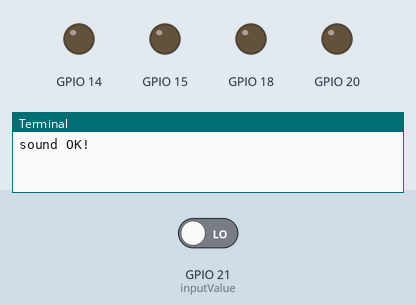
The program below on a simulated Raspberry Pi (BCM pin numbers). Shown: output pins drawn as LEDs (lit = HIGH), the last lines printed to the terminal. The test bench sets the inputs (shaded band); at power-on: GPIO 21 (inputValue) LOW. Sound played through the audio output is not drawn and takes no time.

Above: at 1.2 s.
1.3 s: GPIO 21 (inputValue) driven HIGH
At 2.0 s:
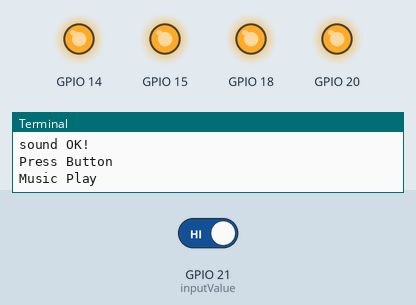
At 6.2 s:
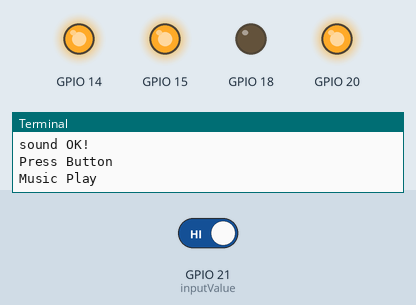
Timing chart, 0 to 20.7 s (numbered marks = the images above; inputs shaded):
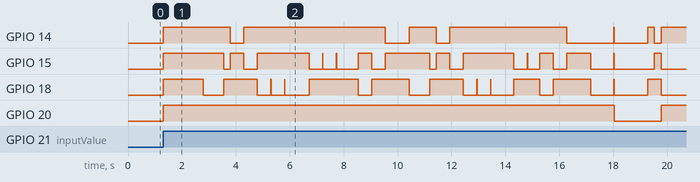

Measured:
- after the input at 1.3 s, GPIO 14: LOW → HIGH at once, → LOW 2.5 s later, → HIGH 0.50 s later, → LOW 5.2 s later, … (13 changes in this stretch); GPIO 15: LOW → HIGH at once, → LOW 2.3 s later, → HIGH 0.25 s later, → LOW 0.50 s later, … (28 changes in this stretch)

The program:

RaspberryP_Miniproject.py
```python
import threading
import RPi.GPIO as GPIO
import time
import pygame

GPIO.setmode(GPIO.BCM)
GPIO.setup(21, GPIO.IN)
GPIO.setup(26, GPIO.IN)
GPIO.setup(14, GPIO.OUT)
GPIO.setup(15, GPIO.OUT)
GPIO.setup(18, GPIO.OUT)
GPIO.setup(20, GPIO.OUT)

isReleased = True
musicCheck = False

pygame.init()
pygame.mixer.music.load("air.mp3")
print("sound OK!")

try:
	while True:
		GPIO.output(14, False)
	    	GPIO.output(15, False)
	    	GPIO.output(18, False)
            	GPIO.output(20, False)
	    	inputValue = GPIO.input(21)

		if (inputValue == True and isReleased == True):
			print("Press Button")
		    	print("Music Play")
		    	pygame.mixer.music.play()
		    	isReleased = False
		    	musicCheck = True

			if(musicCheck == True):
                  		GPIO.output(14, True)
                    		GPIO.output(15, True)
		    		GPIO.output(18, True)
		    		GPIO.output(20, True)
		    		time.sleep(1.5)

		    		GPIO.output(20, True)
		    		GPIO.output(18, False)
				GPIO.output(15, True)
				GPIO.output(14, True)
				time.sleep(0.75)
				GPIO.output(20, True)
				GPIO.output(18, True)
				GPIO.output(15, False)
				GPIO.output(14, True)
				time.sleep(0.25)
				GPIO.output(18, True)
				GPIO.output(15, True)
				GPIO.output(14, False)
                                time.sleep(0.5)
                                GPIO.output(18, True)
				GPIO.output(15, False)
				GPIO.output(14, True)
				time.sleep(0.5)

				GPIO.output(18, False)
				GPIO.output(15, True)
				GPIO.output(14, True)
				time.sleep(0.5)
				GPIO.output(18, True)
				time.sleep(0.01)
				GPIO.output(18, False)
				GPIO.output(15, True)
				GPIO.output(14, True)
				time.sleep(0.5)
				GPIO.output(18, True)
				time.sleep(0.01)
				GPIO.output(18, False)
				GPIO.output(15, True)
				GPIO.output(14, True)
				time.sleep(0.9)

				GPIO.output(18, True)
				GPIO.output(15, False)
				GPIO.output(14, True)
				time.sleep(0.5)
				GPIO.output(15, True)
				time.sleep(0.01)
				GPIO.output(18, True)
				GPIO.output(15, False)
				GPIO.output(14, True)
				time.sleep(0.5)
				GPIO.output(15, True)
				time.sleep(0.01)
				GPIO.output(18, True)
				GPIO.output(15, False)
				GPIO.output(14, True)
				time.sleep(0.8)

				GPIO.output(18, False)
				GPIO.output(15, True)
				GPIO.output(14, True)
				time.sleep(0.5)
				GPIO.output(18, True)
				GPIO.output(15, False)
				GPIO.output(14, True)
				time.sleep(0.5)
				GPIO.output(18, True)
				GPIO.output(15, True)
				GPIO.output(14, False)
				time.sleep(0.9)

				GPIO.output(18, False)
				GPIO.output(15, True)
				GPIO.output(14, True)
				time.sleep(0.75)
				GPIO.output(18, True)
				GPIO.output(15, False)
				GPIO.output(14, True)
				time.sleep(0.25)
				GPIO.output(18, True)
				GPIO.output(15, True)
				GPIO.output(14, False)
                                time.sleep(0.5)
                                GPIO.output(18, True)
				GPIO.output(15, False)
				GPIO.output(14, True)
				time.sleep(0.5)

				GPIO.output(18, False)
				GPIO.output(15, True)
				GPIO.output(14, True)
				time.sleep(0.5)
				GPIO.output(18, True)
				time.sleep(0.01)
				GPIO.output(18, False)
				GPIO.output(15, True)
				GPIO.output(14, True)
				time.sleep(0.5)
				GPIO.output(18, True)
				time.sleep(0.01)
				GPIO.output(18, False)
				GPIO.output(15, True)
				GPIO.output(14, True)
				time.sleep(0.85)

				GPIO.output(18, True)
				GPIO.output(15, False)
				GPIO.output(14, True)
				time.sleep(0.5)
				GPIO.output(15, True)
				time.sleep(0.01)
				GPIO.output(18, True)
				GPIO.output(15, False)
				GPIO.output(14, True)
				time.sleep(0.45)
				GPIO.output(18, False)
				GPIO.output(15, True)
				GPIO.output(14, True)
				time.sleep(0.5)
				GPIO.output(18, True)
				GPIO.output(15, False)
				GPIO.output(14, True)
				time.sleep(0.5)
				GPIO.output(18, True)
				GPIO.output(15, True)
				GPIO.output(14, False)
				time.sleep(0.9)

				GPIO.output(18, False)
				GPIO.output(15, False)
				GPIO.output(14, False)
				time.sleep(0.85)
				GPIO.output(18, True)
				GPIO.output(15, True)
				GPIO.output(14, True)
				time.sleep(0.01)
				GPIO.output(20, False)
				GPIO.output(18, False)
				GPIO.output(15, False)
				GPIO.output(14, False)
				time.sleep(1.25)

				GPIO.output(20, False)
				GPIO.output(18, True)
				GPIO.output(15, False)
				GPIO.output(14, True)
				time.sleep(0.25)
                                GPIO.output(20, False)
				GPIO.output(18, True)
				GPIO.output(15, True)
				GPIO.output(14, False)
				time.sleep(0.25)
                                GPIO.output(20, True)
				GPIO.output(18, False)
				GPIO.output(15, False)
				GPIO.output(14, True)
				time.sleep(1.25)

				GPIO.output(18, False)
				GPIO.output(15, True)
				GPIO.output(14, True)
                                GPIO.output(20, True)
				time.sleep(0.4)
                                GPIO.output(20, False)
				GPIO.output(18, False)
				GPIO.output(15, False)
				GPIO.output(14, False)
				time.sleep(0.25)
                                GPIO.output(20, True)
                                GPIO.output(18, True)
				GPIO.output(15, False)
				GPIO.output(14, False)
				time.sleep(1.25)

				GPIO.output(20, True)
				GPIO.output(18, False)
				GPIO.output(15, False)
				GPIO.output(14, False)
				time.sleep(0.5)
                                GPIO.output(20, True)
				GPIO.output(18, True)
				GPIO.output(15, True)
				GPIO.output(14, False)
				time.sleep(1.25)

                                GPIO.output(20, True)
                                GPIO.output(18, False)
				GPIO.output(15, True)
				GPIO.output(14, False)
				time.sleep(0.5)
                                GPIO.output(20, False)
				GPIO.output(18, False)
				GPIO.output(15, False)
				GPIO.output(14, True)
				time.sleep(0.5)
				GPIO.output(20, False)
				GPIO.output(18, False)
				GPIO.output(15, False)
				GPIO.output(14, False)
				time.sleep(1.15)
                                GPIO.output(20, True)
				GPIO.output(18, True)
				GPIO.output(15, False)
				GPIO.output(14, True)
				time.sleep(0.25)
                                GPIO.output(20, False)
				GPIO.output(18, True)
				GPIO.output(15, True)
				GPIO.output(14, False)
				time.sleep(0.25)
                                GPIO.output(20, True)
				GPIO.output(18, False)
				GPIO.output(15, True)
				GPIO.output(14, False)
				time.sleep(1.6)

				GPIO.output(20, True)
				GPIO.output(18, False)
				GPIO.output(15, False)
				GPIO.output(14, False)
				time.sleep(0.5)

                                GPIO.output(20, True)
				GPIO.output(18, True)
				GPIO.output(15, False)
				GPIO.output(14, True)
				time.sleep(1.5)

				GPIO.output(20, False)
				GPIO.output(18, False)
				GPIO.output(15, True)
				GPIO.output(14, False)
				time.sleep(0.25)
                                GPIO.output(20, False)
				GPIO.output(18, True)
				GPIO.output(15, True)
				GPIO.output(14, False)
				time.sleep(0.25)

                                GPIO.output(20, False)
                                GPIO.output(18, True)
				GPIO.output(15, False)
				GPIO.output(14, False)
				time.sleep(1.8)

				GPIO.output(20, False)
				GPIO.output(18, False)
				GPIO.output(15, True)
				GPIO.output(14, True)
				time.sleep(0.75)
                                GPIO.output(20, False)
				GPIO.output(18, True)
				GPIO.output(15, False)
				GPIO.output(14, True)
				time.sleep(0.25)
                                GPIO.output(20, False)
				GPIO.output(18, True)
				GPIO.output(15, True)
				GPIO.output(14, False)
                                time.sleep(0.5)
                                GPIO.output(20, False)
                                GPIO.output(18, True)
				GPIO.output(15, False)
				GPIO.output(14, True)
				time.sleep(0.5)

				GPIO.output(20, False)
				GPIO.output(18, False)
				GPIO.output(15, True)
				GPIO.output(14, True)
				time.sleep(1.8)

				GPIO.output(20, False)
				GPIO.output(18, False)
				GPIO.output(15, True)
				GPIO.output(14, True)
				time.sleep(0.75)
                                GPIO.output(20, False)
				GPIO.output(18, True)
				GPIO.output(15, False)
				GPIO.output(14, True)
				time.sleep(0.25)
                                GPIO.output(20, False)
				GPIO.output(18, True)
				GPIO.output(15, True)
				GPIO.output(14, False)
                                time.sleep(0.5)
                                GPIO.output(20, False)
                                GPIO.output(18, True)
				GPIO.output(15, False)
				GPIO.output(14, True)
				time.sleep(0.4)

				GPIO.output(20, False)
				GPIO.output(18, True)
				GPIO.output(15, False)
				GPIO.output(14, True)
				time.sleep(0.5)
                                GPIO.output(20, False)
				GPIO.output(18, False)
				GPIO.output(15, True)
				GPIO.output(14, True)
				time.sleep(0.5)
                                GPIO.output(20, True)
				GPIO.output(18, True)
				GPIO.output(15, True)
				GPIO.output(14, True)
				time.sleep(0.5)
                                GPIO.output(20, False)
				GPIO.output(18, False)
				GPIO.output(15, False)
				GPIO.output(14, False)
				time.sleep(0.4)

				GPIO.output(20, False)
				GPIO.output(18, False)
				GPIO.output(15, True)
				GPIO.output(14, True)
				time.sleep(0.75)
                                GPIO.output(20, False)
				GPIO.output(18, True)
				GPIO.output(15, False)
				GPIO.output(14, True)
				time.sleep(0.25)
                                GPIO.output(20, False)
				GPIO.output(18, True)
				GPIO.output(15, True)
				GPIO.output(14, False)
                                time.sleep(0.5)
                                GPIO.output(20, False)
                                GPIO.output(18, True)
				GPIO.output(15, False)
				GPIO.output(14, True)
				time.sleep(0.4)

				GPIO.output(20, False)
				GPIO.output(18, True)
				GPIO.output(15, False)
				GPIO.output(14, True)
				time.sleep(1.8)

				GPIO.output(20, False)
				GPIO.output(18, False)
				GPIO.output(15, True)
				GPIO.output(14, True)
				time.sleep(0.75)
                                GPIO.output(20, False)
				GPIO.output(18, True)
				GPIO.output(15, False)
				GPIO.output(14, True)
				time.sleep(0.25)
                                GPIO.output(20, False)
				GPIO.output(18, True)
				GPIO.output(15, True)
				GPIO.output(14, False)
                                time.sleep(0.5)
                                GPIO.output(20, False)
                                GPIO.output(18, True)
				GPIO.output(15, False)
				GPIO.output(14, True)
				time.sleep(0.4)

				GPIO.output(20, True)
				GPIO.output(18, True)
				GPIO.output(15, False)
				GPIO.output(14, False)
				time.sleep(1)

				GPIO.output(20, True)
				GPIO.output(18, False)
				GPIO.output(15, False)
				GPIO.output(14, True)
				time.sleep(1)

				GPIO.output(20, False)
				GPIO.output(18, False)
				GPIO.output(15, False)
				GPIO.output(14, False)
				time.sleep(0.5)
				GPIO.output(20, True)
				GPIO.output(18, True)
				GPIO.output(15, True)
				GPIO.output(14, True)
				time.sleep(0.01)
				GPIO.output(20, False)
				GPIO.output(18, False)
				GPIO.output(15, False)
				GPIO.output(14, False)
				time.sleep(0.5)

				print("End..")
				exit()

except KeyboardInterrupt:
	GPIO.cleanup()
```
